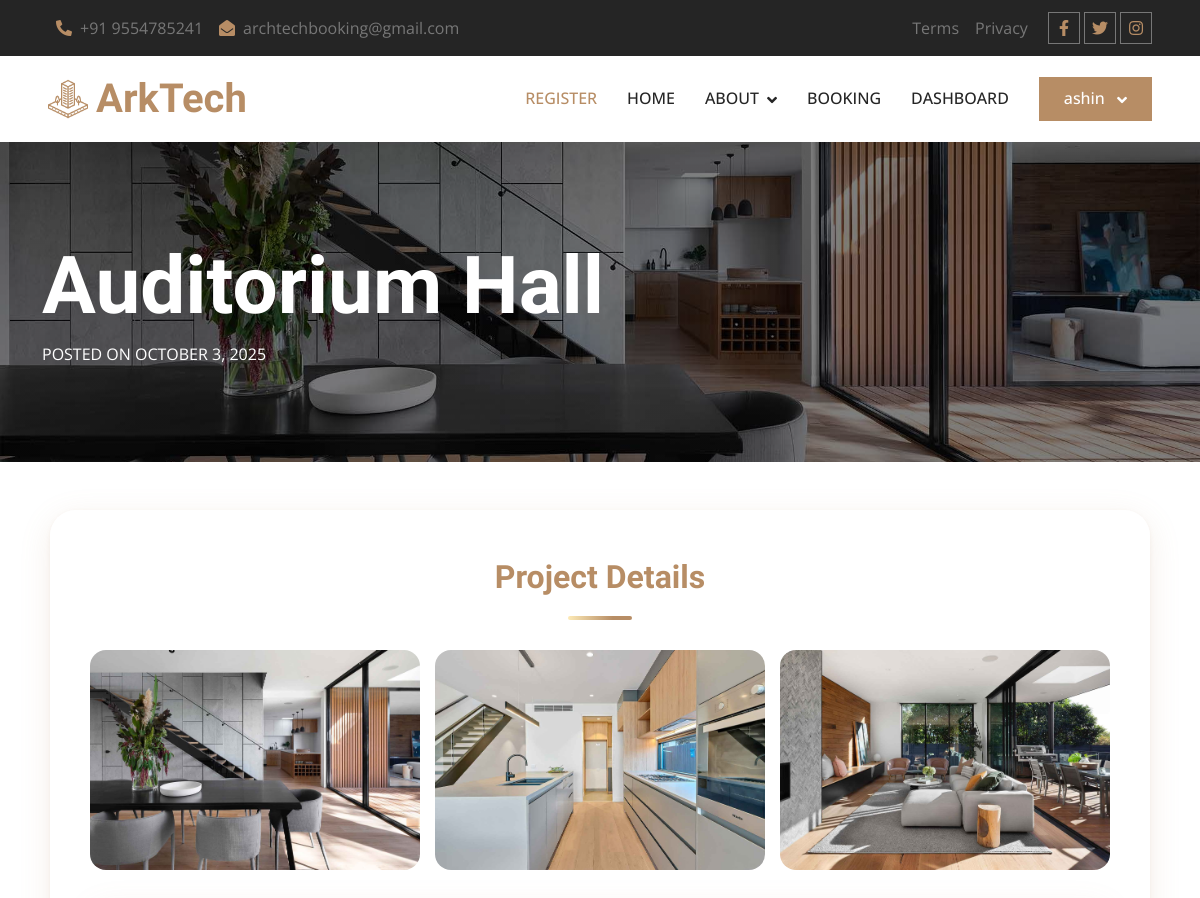
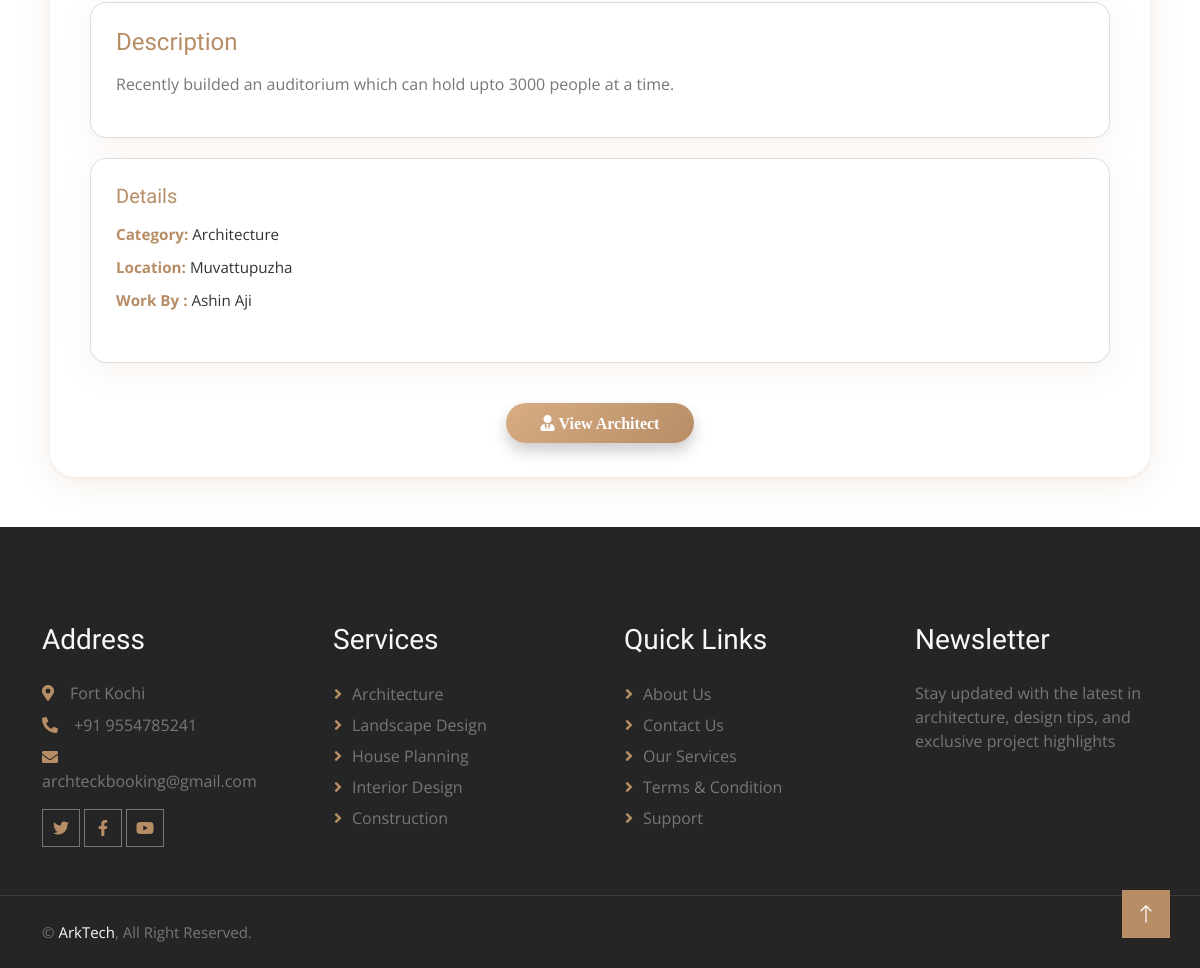
Page /Guest/project_view.php?id=1 (signed in) on the committed database (2 pictures, top to bottom).
### tables this page shows
CREATE TABLE IF NOT EXISTS `tbl_previous_works` (
  `prev_work_id` int NOT NULL AUTO_INCREMENT,
  `architect_id` int NOT NULL,
  `title` varchar(1000) NOT NULL,
  `descriptions` varchar(10000) NOT NULL,
  `category_id` int NOT NULL,
  `project_location` varchar(500) NOT NULL,
  `image1` varchar(500) NOT NULL,
  `image2` varchar(500) NOT NULL,
  `image3` varchar(500) NOT NULL,
  `created_at` date NOT NULL,
  PRIMARY KEY (`prev_work_id`)
);

CREATE TABLE IF NOT EXISTS `tbl_category` (
  `category_id` int NOT NULL AUTO_INCREMENT,
  `category_name` varchar(50) NOT NULL,
  PRIMARY KEY (`category_id`)
);

CREATE TABLE IF NOT EXISTS `tbl_architects` (
  `cust_id` int NOT NULL,
  `architect_id` int NOT NULL AUTO_INCREMENT,
  `arch_name` varchar(50) NOT NULL,
  `about` mediumtext NOT NULL,
  `profiles` varchar(500) NOT NULL,
  `email` varchar(50) NOT NULL,
  `phone` bigint NOT NULL,
  `username` varchar(20) NOT NULL,
  `passwords` varchar(50) NOT NULL,
  `certificate_of_licensce` varchar(200) NOT NULL,
  `arch_locations` varchar(500) NOT NULL,
  `status` varchar(20) NOT NULL,
  `plan_id` int NOT NULL,
  `renewaldate` date NOT NULL,
  PRIMARY KEY (`architect_id`),
  UNIQUE KEY `unique_cust_id` (`cust_id`)
);

### dboperation.php (called while the page is built, shortened)
<?php
class dboperation
{
    public $con,$res;
    function __construct()
    {
        $this->con=mysqli_connect("localhost","root","","arktech");
    }
    public function executequery($sql)
    {
        $this->res=mysqli_query($this->con,$sql);
        return $this->res;
    }
}
?>

### Guest/project_view.php (the view, shortened to what this page needs)
<?php
include("../dboperation.php");
include("header.php");
$obj = new dboperation();
$id = $_GET['id'];
$sql = "SELECT pw.*,
               c.category_name,
               a.arch_name
        FROM tbl_previous_works pw
        LEFT JOIN tbl_category c ON pw.category_id = c.category_id
        LEFT JOIN tbl_architects a ON pw.architect_id = a.architect_id
        WHERE pw.prev_work_id = '$id'";
$res = $obj->executequery($sql);
$project = mysqli_fetch_array($res);
?>
<div class="container-fluid page-header py-5 mb-5 wow fadeIn" data-wow-delay="0.1s">
  <div class="container py-5">
    <h1 class="display-1 text-white animated slideInDown"><?php echo ($project['title'] ?: "Untitled Project"); ?></h1>
    <nav aria-label="breadcrumb animated slideInDown">
      <ol class="breadcrumb text-uppercase mb-0">
        <li class="breadcrumb-item"><div class="text-white">Posted on <?php echo date('F j, Y', strtotime($project['created_at'])); ?></div></li>
      </ol>
    </nav>
  </div>
</div>
<div class="project-view-container">
  <h2>Project Details</h2>
  <div class="project-images">
    <?php
    $images = [$project['image1'], $project['image2'], $project['image3']];
    foreach ($images as $img) {
        if ($img) echo '<img src="../uploads/'.$img.'" alt="Project Image">';
    }
    ?>
  </div>
  <div class="card">
    <h4>Description</h4>
    <p><?php echo ($project['descriptions'] ?: "No description available."); ?></p>
  </div>
  <div class="card">
    <h5>Details</h5>
    <ul class="details-list">
      <li><strong>Category:</strong> <?php echo ($project['category_name'] ?: "N/A"); ?></li>
      <li><strong>Location:</strong> <?php echo ($project['project_location'] ?: "N/A"); ?></li>
      <li><strong>Work By :</strong> <?php echo ($project['arch_name'] ?: "N/A"); ?></li>
    </ul>
  </div>
    <form action="architect_view.php" method="get" class="text-center">
      <button type="submit" class="fas fa-user-tie update-btn"> View Architect</button>
    </form>
  </div>
<?php include("footer.php"); ?>

### Guest/css/style.css (style rules this page uses)
:root { --primary: #B78D65; --light: #F8F8F8; --dark: #252525; }
h1, h2, .h1, .h2, .fw-bold { font-weight: 600 !important; }
h3, h4, .h3, .h4, .fw-medium { font-weight: 500 !important; }
h5, h6, .h5, .h6, .fw-normal { font-weight: 400 !important; }
.page-header { background: linear-gradient(rgba(0, 0, 0, .5), rgba(0, 0, 0, .5)), url(../img/carousel-1.jpg) center center no-repeat; background-size: cover; }

### Guest/project_view.php (style rules this page uses)
.project-view-container { max-width: 1100px; margin: 0 auto 50px auto; background: rgba(255,255,255,0.98); border-radius: 26px; box-shadow: 0 8px 32px rgba(183,141,101, 0.14), 0 1.5px 4px rgba(183,141,101,0.10); padding: 46px 38px 32px 38px; transition: all 0.25s; border: 2px solid transparent; }
.project-view-container h2 { color: #B78D65; font-weight: 800; text-align: center; margin-bottom: 30px; font-size: 2rem; position: relative; }
.project-view-container h2:after { content: ""; width: 64px; height: 4px; margin: 20px auto 0 auto; display: block; border-radius: 2.5px; background: linear-gradient(90deg,#fdeab6,#B78D65 70%); }
.project-images { display: grid; grid-template-columns: repeat(auto-fit, minmax(250px, 1fr)); gap: 15px; margin-bottom: 30px; }
.project-images img { width: 100%; height: 220px; object-fit: cover; border-radius: 16px; transition: transform 0.3s ease, box-shadow 0.3s ease; }
.card { background: rgba(255,255,255,0.97); border-radius: 16px; box-shadow: 0 8px 32px rgba(183,141,101,0.1); padding: 25px; margin-bottom: 20px; }
.card h4, .card h5 { color: #B78D65; font-weight: 700; margin-bottom: 15px; }
.details-list { list-style: none; padding: 0; }
.details-list li { margin-bottom: 10px; font-size: 0.95rem; color: #333; }
.details-list li strong { color: #B78D65; }
.update-btn { display: inline-block; padding: 12px 35px; font-size: 1rem; font-weight: 700; color: #fff; background: linear-gradient(135deg, #d8ad84ff 0%, #B78D65 100%); border: none; border-radius: 50px; cursor: pointer; text-decoration: none; transition: all 0.3s ease; box-shadow: 0 8px 15px rgba(0, 0, 0, 0.2); position: relative; overflow: hidden; margin-top: 20px; }
.update-btn::after { content: ""; position: absolute; top: 0; left: -75%; width: 50%; height: 100%; background: rgba(255, 255, 255, 0.2); transform: skewX(-25deg); transition: all 0.5s ease; }

### rows in the picture
tbl_previous_works: title "Auditorium Hall", created_at "OCTOBER 3, 2025", image1 (picture), image2 (picture), image3 (picture), descriptions "Recently builded an auditorium which can hold upto 3000 people at a time.", category.category_name "Architecture", project_location "Muvattupuzha", architect.arch_name "Ashin Aji"

### other values in the picture
$_SESSION['username'] "ashin"
